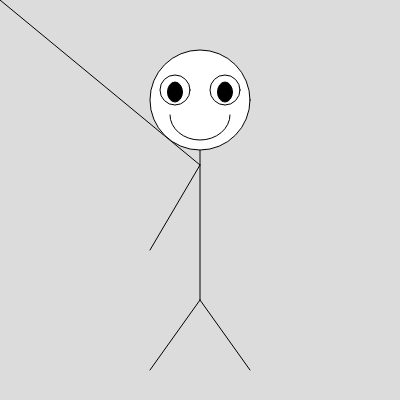
Frame 1 (no input)
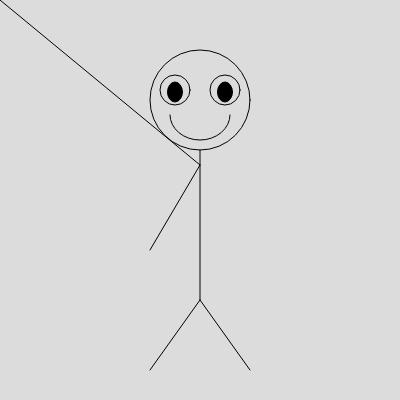
Frame 60 (no input)
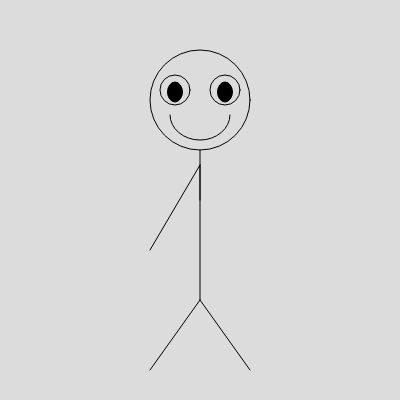
Frame 120 (the mouse pressed at the canvas centre since frame 60)

The p5.js sketch that drew these frames (run headless with seeded random() and noise() and a simulated clock; from frame 60 on, the mouse is pressed at the canvas centre):

// p5.js sketch
// ── sketch.js
function setup() {
  angleMode(DEGREES); // Change the mode to DEGREES
  createCanvas(400, 400);
}

function draw() {
  background(220);
  
  let leftHandX = mouseX; 
  let leftHandY = mouseY; 
  
  line(200, 165, leftHandX, leftHandY); // venstre arm 
  
  line(200, 150, 200, 300);
  line(200, 165, 150, 250);
  line(200, 300, 250, 370);
  line(200, 300, 150, 370);
 ellipse(200, 100, 100, 100); // hovede  
   
  
  ellipse(175, 90, 30, 30);
  ellipse(225, 90, 30, 30);

  
  fill(0, 0, 0);
  ellipse(175, 92, 15, 20);
  ellipse(225, 92, 15, 20);
  fill(255, 255, 255);
  
  noFill();
  let cx = 200; 
  let cy = 115;
  
  arc(cx, cy, 60, 50, 0, 180);
  
  
  }
